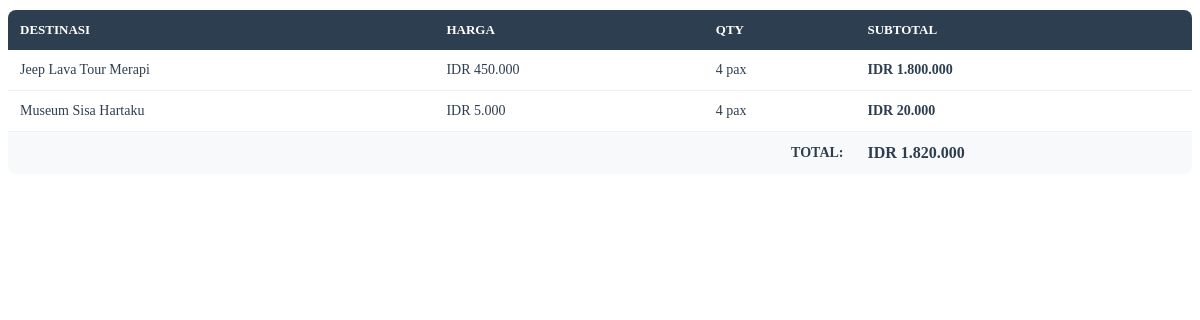
The page /journey_merapi/admin/order_items_api.php?id=1 on the database its author committed.
### tables this page shows
CREATE TABLE `order_items` (
  `ID_Item` int(11) NOT NULL,
  `ID_Order` int(11) NOT NULL,
  `Tour_ID` int(11) NOT NULL,
  `Tour_Name` varchar(100) NOT NULL,
  `Price` int(11) NOT NULL,
  `Quantity` int(11) NOT NULL,
  `Subtotal` int(11) NOT NULL
);

### journey_merapi/admin/order_items_api.php (the view)
<?php
require "../include/db.php";
$id = intval($_GET['id']);
$q = mysqli_query($conn, "
    SELECT * FROM order_items
    WHERE ID_Order = $id
");
echo "
<style>
.detail-table {
    width: 100%;
    border-collapse: collapse;
    margin-top: 10px;
    border-radius: 8px;
    overflow: hidden;
}
.detail-table th {
    padding: 12px;
    background: #2c3e50;
    color: white;
    font-weight: 600;
    text-align: left;
    font-size: 13px;
    text-transform: uppercase;
}
.detail-table td {
    padding: 12px;
    border-bottom: 1px solid #ecf0f1;
    font-size: 14px;
    color: #2c3e50;
}
.detail-table tr:last-child td {
    border-bottom: none;
}
.detail-table tr:hover {
    background: #f8f9fa;
}
.empty-message {
    text-align: center;
    padding: 30px;
    color: #95a5a6;
}
.empty-message p {
    font-size: 16px;
    margin-bottom: 5px;
}
.price-highlight {
    color: #f0393d;
    font-weight: 600;
}
</style>
<table class='detail-table'>
<thead>
<tr>
    <th>Destinasi</th>
    <th>Harga</th>
    <th>Qty</th>
    <th>Subtotal</th>
</tr>
</thead>
<tbody>
";
if (mysqli_num_rows($q) === 0) {
    echo "
    <tr>
        <td colspan='4'>
            <div class='empty-message'>
                <p>Tidak ada destinasi pada pesanan ini</p>
            </div>
        </td>
    </tr>
    ";
} else {
    $total = 0;
    while ($d = mysqli_fetch_assoc($q)) {
        $price = number_format($d['Price'], 0, ",", ".");
        $subtotal = number_format($d['Subtotal'], 0, ",", ".");
        $total += $d['Subtotal'];
        echo "
        <tr>
            <td>" . htmlspecialchars($d['Tour_Name']) . "</td>
            <td>IDR {$price}</td>
            <td>{$d['Quantity']} pax</td>
            <td class='price-highlight'>IDR {$subtotal}</td>
        </tr>
        ";
    }
    $total_formatted = number_format($total, 0, ",", ".");
    echo "
    <tr style='background: #f8f9fa; font-weight: 700;'>
        <td colspan='3' style='text-align: right;'>TOTAL:</td>
        <td class='price-highlight' style='font-size: 16px;'>IDR {$total_formatted}</td>
    </tr>
    ";
}
echo "
</tbody>
</table>
";
?>

### journey_merapi/admin/order_items_api.php (style rules this page uses)
.detail-table { width: 100%; border-collapse: collapse; margin-top: 10px; border-radius: 8px; overflow: hidden; }
.detail-table th { padding: 12px; background: #2c3e50; color: white; font-weight: 600; text-align: left; font-size: 13px; text-transform: uppercase; }
.detail-table td { padding: 12px; border-bottom: 1px solid #ecf0f1; font-size: 14px; color: #2c3e50; }
.detail-table tr:last-child td { border-bottom: none; }
.price-highlight { color: #f0393d; font-weight: 600; }

### rows shown on the page
order_items: Tour_Name "Jeep Lava Tour Merapi", Price "450.000", Quantity "4", Subtotal "1.800.000"
order_items: Tour_Name "Museum Sisa Hartaku", Price "5.000", Quantity "4", Subtotal "20.000"

### other values the page prints
$total_formatted "1.820.000"
